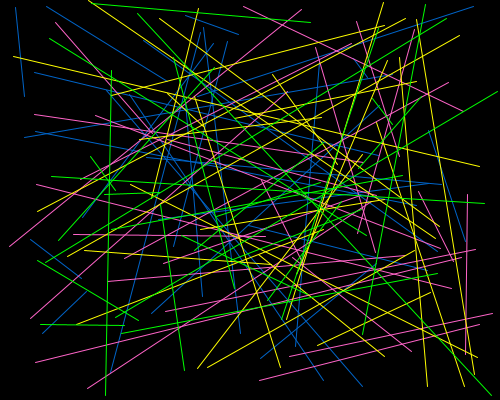
Frame 1 (no input)
Frame 60 (the mouse pressed at the canvas centre just before this capture): identical to frame 1, image omitted
Frame 120 (the mouse held since frame 60 and released just before this capture): identical to frame 1, image omitted

The Processing sketch that drew this single still picture (run headless with seeded random() and noise(); from frame 60 on, the mouse is pressed at the canvas centre):

// Processing sketch: processing_159568
// ── processing_159568.pde

boolean isDone;
 
void setup() {
  size(500,400);
  background(0);
  isDone = false;
}
 
void draw() {
  stroke(0, 100, 200);
  strokeWeight(1);
  if (isDone == false){
  // here we are drawing a new line every 4th pixel until we reach the right side of the canvas
  

  for (int i = 0; i < 25; i++) {  // just draw 25 lines instead of 100 here
    float x1 = random(0, width);
    float x2 = random(0, width);
    float y1 = random(0, height);
    float y2 = random(0, height);
    line(x1, y1, x2, y2);
  }
    
    stroke(255, 100, 200);  // change the color
    
    for (int i = 0; i < 25; i++) {  // draw 25 more lines
    float x1 = random(0, width);
    float x2 = random(0, width);
    float y1 = random(0, height);
    float y2 = random(0, height);
    line(x1, y1, x2, y2);
    }
  
  stroke(255, 255, 0); // change the color
      for (int i = 0; i < 25; i++) {  // draw 25 more lines
    float x1 = random(0, width);
    float x2 = random(0, width);
    float y1 = random(0, height);
    float y2 = random(0, height);
    line(x1, y1, x2, y2);
      }
  
  stroke(0, 255, 0); // change the color one last time
      for (int i = 0; i < 25; i++) {  // draw the last 25 lines
    float x1 = random(0, width);
    float x2 = random(0, width);
    float y1 = random(0, height);
    float y2 = random(0, height);
    line(x1, y1, x2, y2);
      }

  }
  isDone = true;
  }
   
